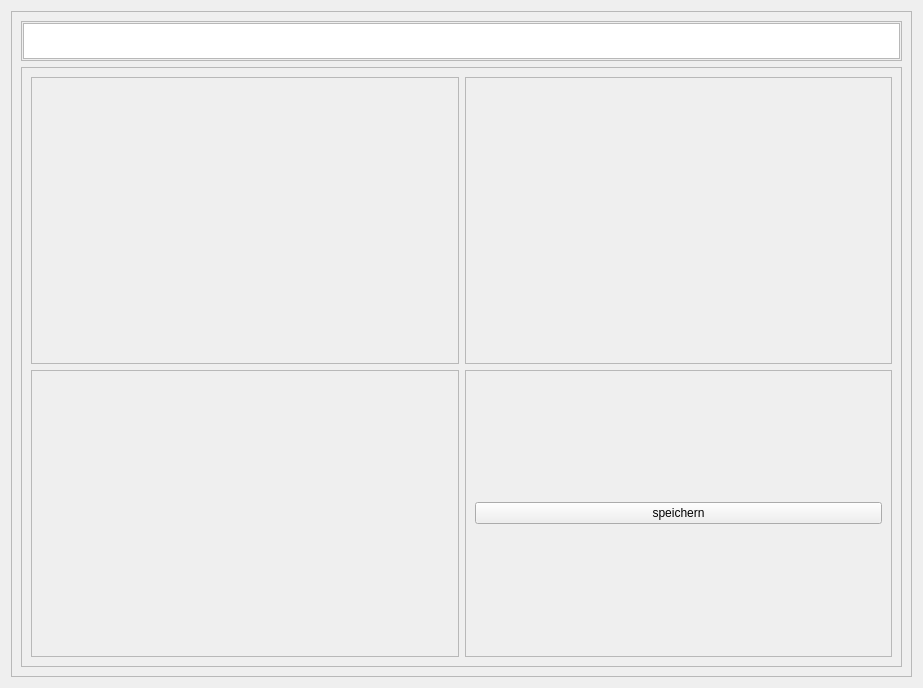
<?xml version="1.0" encoding="UTF-8"?>
<ui version="4.0">
 <class>Form</class>
 <widget class="QWidget" name="Form">
  <property name="geometry">
   <rect>
    <x>0</x>
    <y>0</y>
    <width>923</width>
    <height>688</height>
   </rect>
  </property>
  <property name="windowTitle">
   <string>Form</string>
  </property>
  <layout class="QHBoxLayout" name="horizontalLayout">
   <item>
    <widget class="QFrame" name="MainView">
     <property name="frameShape">
      <enum>QFrame::Shape::StyledPanel</enum>
     </property>
     <property name="frameShadow">
      <enum>QFrame::Shadow::Raised</enum>
     </property>
     <layout class="QVBoxLayout" name="verticalLayout_2">
      <item>
       <widget class="QFrame" name="HeaderFrame">
        <property name="maximumSize">
         <size>
          <width>16777215</width>
          <height>40</height>
         </size>
        </property>
        <property name="frameShape">
         <enum>QFrame::Shape::StyledPanel</enum>
        </property>
        <property name="frameShadow">
         <enum>QFrame::Shadow::Raised</enum>
        </property>
        <layout class="QVBoxLayout" name="verticalLayout_3">
         <property name="leftMargin">
          <number>1</number>
         </property>
         <property name="topMargin">
          <number>1</number>
         </property>
         <property name="rightMargin">
          <number>1</number>
         </property>
         <property name="bottomMargin">
          <number>1</number>
         </property>
         <item>
          <widget class="QTextEdit" name="TE_NAME"/>
         </item>
        </layout>
       </widget>
      </item>
      <item>
       <widget class="QFrame" name="ContentFrame">
        <property name="frameShape">
         <enum>QFrame::Shape::StyledPanel</enum>
        </property>
        <property name="frameShadow">
         <enum>QFrame::Shadow::Raised</enum>
        </property>
        <layout class="QGridLayout" name="gridLayout">
         <item row="0" column="0">
          <widget class="QFrame" name="frame_2">
           <property name="frameShape">
            <enum>QFrame::Shape::StyledPanel</enum>
           </property>
           <property name="frameShadow">
            <enum>QFrame::Shadow::Raised</enum>
           </property>
           <layout class="QVBoxLayout" name="verticalLayout"/>
          </widget>
         </item>
         <item row="0" column="1">
          <widget class="QFrame" name="frame_3">
           <property name="frameShape">
            <enum>QFrame::Shape::StyledPanel</enum>
           </property>
           <property name="frameShadow">
            <enum>QFrame::Shadow::Raised</enum>
           </property>
           <layout class="QVBoxLayout" name="verticalLayout_4"/>
          </widget>
         </item>
         <item row="1" column="0">
          <widget class="QFrame" name="frame_4">
           <property name="frameShape">
            <enum>QFrame::Shape::StyledPanel</enum>
           </property>
           <property name="frameShadow">
            <enum>QFrame::Shadow::Raised</enum>
           </property>
           <layout class="QVBoxLayout" name="verticalLayout_5"/>
          </widget>
         </item>
         <item row="1" column="1">
          <widget class="QFrame" name="frame_5">
           <property name="frameShape">
            <enum>QFrame::Shape::StyledPanel</enum>
           </property>
           <property name="frameShadow">
            <enum>QFrame::Shadow::Raised</enum>
           </property>
           <layout class="QVBoxLayout" name="verticalLayout_6">
            <item>
             <widget class="QPushButton" name="pushButton_2">
              <property name="text">
               <string>speichern</string>
              </property>
             </widget>
            </item>
           </layout>
          </widget>
         </item>
        </layout>
       </widget>
      </item>
     </layout>
    </widget>
   </item>
  </layout>
 </widget>
 <resources/>
 <connections/>
</ui>
